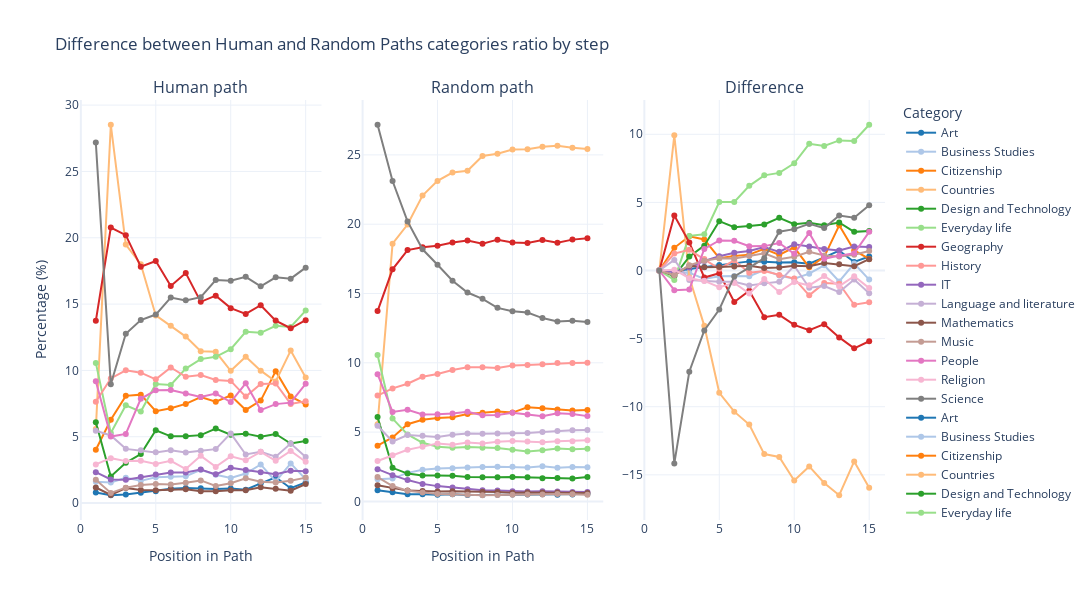

Notebook cell for this chart:
### Code cell
df_position["Difference"] = df_position["Normalized Frequency human"] - df_position["Normalized Frequency random"]
 # Extract and sort categories
categories = sorted(df_article["category"].unique())
palette_category = sn.color_palette("tab20", len(categories))

# Add black for the `<` category
categories.append("<")  # Add `<` to the category list
palette_category = [f"rgb({r*255},{g*255},{b*255})" for r, g, b in palette_category]
color_mapping = dict(zip(categories, palette_category))
color_mapping["<"] = "rgb(0,0,0)"  # Explicitly assign black to `<`

# Create subplots with separate y-axes
fig = make_subplots(
    rows=1, cols=3, subplot_titles=("Human path", "Random path", "Difference"),
    horizontal_spacing=0.05
)

unique_categories = sorted(df_position['Category'].unique())
for category in unique_categories:
    category_data = df_position[df_position['Category'] == category]
    fig.add_trace(
        go.Scatter(
            x=category_data['Position'], 
            y=category_data['Normalized Frequency random'],
            mode="lines+markers",
            name=category,
            line=dict(color=color_mapping.get(category, "rgb(0,0,0)"))  # Use black as default if not mapped
        ), row=1, col=2
    )

for category in unique_categories:
    category_data = df_position[df_position['Category'] == category]
    fig.add_trace(
        go.Scatter(
            x=category_data['Position'], 
            y=category_data['Normalized Frequency human'],
            mode="lines+markers",
            name=category,
            line=dict(color=color_mapping.get(category, "rgb(0,0,0)"))  # Use black as default if not mapped
        ), row=1, col=1
    )

# Add normalized line plot traces
for category in unique_categories:
    category_data_norm = df_position[df_position['Category'] == category]
    fig.add_trace(
        go.Scatter(
            x=category_data_norm['Position'], 
            y=category_data_norm['Difference'],
            mode="lines+markers",
            name=category,
            line=dict(color=color_mapping.get(category, "rgb(0,0,0)")),
            showlegend=False  # Show legend only on the first subplot
        ), row=1, col=3
    )
    
fig.update_layout(
    title="Difference between Human and Random Paths categories ratio by step",
    xaxis_title="Position in Path",
    yaxis=dict(title="Percentage (%)"),
    xaxis2_title="Position in Path",
    legend_title_text="Category",
    template="plotly_white",
    width=1200,
    height=600
)   

fig.show()

### Figure 1 — Plotly figure (JSON) as saved in the notebook; plotly's stock layout.template omitted (floating-point values rounded to 4 significant figures)
{"data": [{"line": {"color": "rgb(31.0,119.0,180.0)"}, "mode": "lines+markers", "name": "Art", "type": "scatter", "x": [1, 2, 3, 4, 5, 6, 7, 8, 9, 10, 11, 12, 13, 14, 15], "xaxis": "x2", "y": [0.801, 0.6694, 0.5205, 0.5191, 0.4875, 0.5165, 0.4611, 0.469, 0.4769, 0.4993, 0.5072, 0.5204, 0.4888, 0.4927, 0.5283], "yaxis": "y2"}, {"line": {"color": "rgb(174.0,199.0,232.0)"}, "mode": "lines+markers", "name": "Business Studies", "type": "scatter", "x": [1, 2, 3, 4, 5, 6, 7, 8, 9, 10, 11, 12, 13, 14, 15], "xaxis": "x2", "y": [1.598, 1.65, 2.062, 2.289, 2.366, 2.386, 2.444, 2.477, 2.51, 2.505, 2.454, 2.533, 2.433, 2.485, 2.466], "yaxis": "y2"}, {"line": {"color": "rgb(255.0,127.0,14.0)"}, "mode": "lines+markers", "name": "Citizenship", "type": "scatter", "x": [1, 2, 3, 4, 5, 6, 7, 8, 9, 10, 11, 12, 13, 14, 15], "xaxis": "x2", "y": [4.017, 4.617, 5.57, 5.896, 6.021, 6.076, 6.311, 6.402, 6.493, 6.41, 6.785, 6.724, 6.628, 6.566, 6.587], "yaxis": "y2"}, {"line": {"color": "rgb(255.0,187.0,120.0)"}, "mode": "lines+markers", "name": "Countries", "type": "scatter", "x": [1, 2, 3, 4, 5, 6, 7, 8, 9, 10, 11, 12, 13, 14, 15], "xaxis": "x2", "y": [5.575, 18.6, 19.98, 22.07, 23.13, 23.73, 23.86, 24.92, 25.08, 25.39, 25.41, 25.58, 25.67, 25.51, 25.43], "yaxis": "y2"}, {"line": {"color": "rgb(44.0,160.0,44.0)"}, "mode": "lines+markers", "name": "Design and Technology", "type": "scatter", "x": [1, 2, 3, 4, 5, 6, 7, 8, 9, 10, 11, 12, 13, 14, 15], "xaxis": "x2", "y": [6.094, 2.423, 2.009, 1.872, 1.871, 1.852, 1.759, 1.738, 1.744, 1.759, 1.735, 1.673, 1.682, 1.649, 1.769], "yaxis": "y2"}, {"line": {"color": "rgb(152.0,223.0,138.0)"}, "mode": "lines+markers", "name": "Everyday life", "type": "scatter", "x": [1, 2, 3, 4, 5, 6, 7, 8, 9, 10, 11, 12, 13, 14, 15], "xaxis": "x2", "y": [10.57, 5.975, 4.833, 4.232, 3.941, 3.866, 3.923, 3.87, 3.862, 3.732, 3.609, 3.694, 3.814, 3.763, 3.809], "yaxis": "y2"}, {"line": {"color": "rgb(214.0,39.0,40.0)"}, "mode": "lines+markers", "name": "Geography", "type": "scatter", "x": [1, 2, 3, 4, 5, 6, 7, 8, 9, 10, 11, 12, 13, 14, 15], "xaxis": "x2", "y": [13.73, 16.74, 18.13, 18.33, 18.45, 18.68, 18.82, 18.6, 18.89, 18.68, 18.64, 18.85, 18.67, 18.89, 18.98], "yaxis": "y2"}, {"line": {"color": "rgb(255.0,152.0,150.0)"}, "mode": "lines+markers", "name": "History", "type": "scatter", "x": [1, 2, 3, 4, 5, 6, 7, 8, 9, 10, 11, 12, 13, 14, 15], "xaxis": "x2", "y": [7.636, 8.153, 8.488, 8.989, 9.199, 9.479, 9.678, 9.68, 9.621, 9.801, 9.846, 9.897, 9.978, 9.989, 9.997], "yaxis": "y2"}, {"line": {"color": "rgb(148.0,103.0,189.0)"}, "mode": "lines+markers", "name": "IT", "type": "scatter", "x": [1, 2, 3, 4, 5, 6, 7, 8, 9, 10, 11, 12, 13, 14, 15], "xaxis": "x2", "y": [2.327, 1.893, 1.539, 1.265, 1.104, 1.004, 0.8774, 0.7984, 0.7945, 0.7325, 0.718, 0.7351, 0.7127, 0.6746, 0.6811], "yaxis": "y2"}, {"line": {"color": "rgb(197.0,176.0,213.0)"}, "mode": "lines+markers", "name": "Language and literature", "type": "scatter", "x": [1, 2, 3, 4, 5, 6, 7, 8, 9, 10, 11, 12, 13, 14, 15], "xaxis": "x2", "y": [5.457, 4.323, 4.786, 4.732, 4.651, 4.806, 4.904, 4.889, 4.893, 4.906, 4.933, 5.002, 5.083, 5.143, 5.149], "yaxis": "y2"}, {"line": {"color": "rgb(140.0,86.0,75.0)"}, "mode": "lines+markers", "name": "Mathematics", "type": "scatter", "x": [1, 2, 3, 4, 5, 6, 7, 8, 9, 10, 11, 12, 13, 14, 15], "xaxis": "x2", "y": [1.173, 0.9526, 0.78, 0.7484, 0.7102, 0.7365, 0.6917, 0.6943, 0.6785, 0.6219, 0.6482, 0.6416, 0.6363, 0.6166, 0.6047], "yaxis": "y2"}, {"line": {"color": "rgb(196.0,156.0,148.0)"}, "mode": "lines+markers", "name": "Music", "type": "scatter", "x": [1, 2, 3, 4, 5, 6, 7, 8, 9, 10, 11, 12, 13, 14, 15], "xaxis": "x2", "y": [1.757, 1.108, 0.7734, 0.639, 0.5376, 0.5138, 0.4743, 0.4453, 0.4572, 0.4875, 0.498, 0.5019, 0.5296, 0.5217, 0.4875], "yaxis": "y2"}, {"line": {"color": "rgb(227.0,119.0,194.0)"}, "mode": "lines+markers", "name": "People", "type": "scatter", "x": [1, 2, 3, 4, 5, 6, 7, 8, 9, 10, 11, 12, 13, 14, 15], "xaxis": "x2", "y": [9.176, 6.452, 6.605, 6.272, 6.292, 6.342, 6.471, 6.212, 6.235, 6.389, 6.266, 6.15, 6.367, 6.311, 6.154], "yaxis": "y2"}, {"line": {"color": "rgb(247.0,182.0,210.0)"}, "mode": "lines+markers", "name": "Religion", "type": "scatter", "x": [1, 2, 3, 4, 5, 6, 7, 8, 9, 10, 11, 12, 13, 14, 15], "xaxis": "x2", "y": [2.914, 3.328, 3.726, 3.953, 4.173, 4.096, 4.251, 4.184, 4.302, 4.361, 4.317, 4.267, 4.337, 4.348, 4.408], "yaxis": "y2"}, {"line": {"color": "rgb(127.0,127.0,127.0)"}, "mode": "lines+markers", "name": "Science", "type": "scatter", "x": [1, 2, 3, 4, 5, 6, 7, 8, 9, 10, 11, 12, 13, 14, 15], "xaxis": "x2", "y": [27.17, 23.12, 20.2, 18.19, 17.07, 15.92, 15.07, 14.62, 13.96, 13.72, 13.63, 13.23, 12.98, 13.04, 12.95], "yaxis": "y2"}, {"line": {"color": "rgb(31.0,119.0,180.0)"}, "mode": "lines+markers", "name": "Art", "type": "scatter", "x": [1, 2, 3, 4, 5, 6, 7, 8, 9, 10, 11, 12, 13, 14, 15], "xaxis": "x", "y": [0.801, 0.5889, 0.6385, 0.7711, 0.8866, 1.075, 1.131, 1.111, 1.058, 1.097, 1.003, 1.485, 1.943, 1.121, 1.559], "yaxis": "y"}, {"line": {"color": "rgb(174.0,199.0,232.0)"}, "mode": "lines+markers", "name": "Business Studies", "type": "scatter", "x": [1, 2, 3, 4, 5, 6, 7, 8, 9, 10, 11, 12, 13, 14, 15], "xaxis": "x", "y": [1.598, 1.543, 1.902, 1.675, 1.95, 1.98, 2.02, 2.512, 2.139, 1.895, 2.224, 2.911, 1.632, 2.991, 1.799], "yaxis": "y"}, {"line": {"color": "rgb(255.0,127.0,14.0)"}, "mode": "lines+markers", "name": "Citizenship", "type": "scatter", "x": [1, 2, 3, 4, 5, 6, 7, 8, 9, 10, 11, 12, 13, 14, 15], "xaxis": "x", "y": [4.017, 6.283, 8.082, 8.174, 6.925, 7.146, 7.476, 7.987, 7.64, 8.112, 7.021, 7.724, 9.946, 8.037, 7.434], "yaxis": "y"}, {"line": {"color": "rgb(255.0,187.0,120.0)"}, "mode": "lines+markers", "name": "Countries", "type": "scatter", "x": [1, 2, 3, 4, 5, 6, 7, 8, 9, 10, 11, 12, 13, 14, 15], "xaxis": "x", "y": [5.575, 28.52, 19.49, 18.0, 14.14, 13.37, 12.55, 11.45, 11.4, 9.973, 11.03, 9.982, 9.169, 11.5, 9.472], "yaxis": "y"}, {"line": {"color": "rgb(44.0,160.0,44.0)"}, "mode": "lines+markers", "name": "Design and Technology", "type": "scatter", "x": [1, 2, 3, 4, 5, 6, 7, 8, 9, 10, 11, 12, 13, 14, 15], "xaxis": "x", "y": [6.094, 2.01, 3.03, 3.696, 5.492, 5.029, 5.033, 5.121, 5.618, 5.153, 5.233, 4.991, 5.206, 4.486, 4.676], "yaxis": "y"}, {"line": {"color": "rgb(152.0,223.0,138.0)"}, "mode": "lines+markers", "name": "Everyday life", "type": "scatter", "x": [1, 2, 3, 4, 5, 6, 7, 8, 9, 10, 11, 12, 13, 14, 15], "xaxis": "x", "y": [10.57, 5.285, 7.375, 6.895, 8.973, 8.902, 10.14, 10.85, 11.02, 11.6, 12.91, 12.83, 13.36, 13.27, 14.51], "yaxis": "y"}, {"line": {"color": "rgb(214.0,39.0,40.0)"}, "mode": "lines+markers", "name": "Geography", "type": "scatter", "x": [1, 2, 3, 4, 5, 6, 7, 8, 9, 10, 11, 12, 13, 14, 15], "xaxis": "x", "y": [13.73, 20.77, 20.2, 17.82, 18.25, 16.36, 17.34, 15.17, 15.63, 14.69, 14.26, 14.91, 13.75, 13.18, 13.79], "yaxis": "y"}, {"line": {"color": "rgb(255.0,152.0,150.0)"}, "mode": "lines+markers", "name": "History", "type": "scatter", "x": [1, 2, 3, 4, 5, 6, 7, 8, 9, 10, 11, 12, 13, 14, 15], "xaxis": "x", "y": [7.636, 9.396, 10.0, 9.83, 9.33, 10.22, 9.517, 9.646, 9.285, 9.209, 8.024, 8.972, 9.013, 7.477, 7.674], "yaxis": "y"}, {"line": {"color": "rgb(148.0,103.0,189.0)"}, "mode": "lines+markers", "name": "IT", "type": "scatter", "x": [1, 2, 3, 4, 5, 6, 7, 8, 9, 10, 11, 12, 13, 14, 15], "xaxis": "x", "y": [2.327, 1.782, 1.766, 1.961, 2.155, 2.3, 2.305, 2.528, 2.163, 2.66, 2.486, 2.317, 2.176, 2.43, 2.398], "yaxis": "y"}, {"line": {"color": "rgb(197.0,176.0,213.0)"}, "mode": "lines+markers", "name": "Language and literature", "type": "scatter", "x": [1, 2, 3, 4, 5, 6, 7, 8, 9, 10, 11, 12, 13, 14, 15], "xaxis": "x", "y": [5.457, 5.096, 4.085, 3.98, 3.822, 3.981, 3.807, 3.945, 4.067, 5.253, 3.663, 3.862, 3.497, 4.486, 3.477], "yaxis": "y"}, {"line": {"color": "rgb(140.0,86.0,75.0)"}, "mode": "lines+markers", "name": "Mathematics", "type": "scatter", "x": [1, 2, 3, 4, 5, 6, 7, 8, 9, 10, 11, 12, 13, 14, 15], "xaxis": "x", "y": [1.173, 0.6073, 1.135, 0.991, 0.9728, 1.034, 1.047, 0.8857, 0.8933, 0.9641, 0.9594, 1.188, 1.088, 0.9346, 1.439], "yaxis": "y"}, {"line": {"color": "rgb(196.0,156.0,148.0)"}, "mode": "lines+markers", "name": "Music", "type": "scatter", "x": [1, 2, 3, 4, 5, 6, 7, 8, 9, 10, 11, 12, 13, 14, 15], "xaxis": "x", "y": [1.757, 0.7664, 1.159, 1.357, 1.437, 1.402, 1.533, 1.707, 1.293, 1.496, 1.875, 1.604, 1.554, 1.682, 1.918], "yaxis": "y"}, {"line": {"color": "rgb(227.0,119.0,194.0)"}, "mode": "lines+markers", "name": "People", "type": "scatter", "x": [1, 2, 3, 4, 5, 6, 7, 8, 9, 10, 11, 12, 13, 14, 15], "xaxis": "x", "y": [9.176, 5.01, 5.211, 7.859, 8.501, 8.527, 8.258, 8.003, 8.251, 7.613, 9.027, 7.011, 7.459, 7.57, 8.993], "yaxis": "y"}, {"line": {"color": "rgb(247.0,182.0,210.0)"}, "mode": "lines+markers", "name": "Religion", "type": "scatter", "x": [1, 2, 3, 4, 5, 6, 7, 8, 9, 10, 11, 12, 13, 14, 15], "xaxis": "x", "y": [2.914, 3.385, 3.163, 3.19, 2.951, 3.185, 2.559, 3.559, 2.727, 3.524, 3.227, 3.862, 3.186, 3.925, 3.118], "yaxis": "y"}, {"line": {"color": "rgb(127.0,127.0,127.0)"}, "mode": "lines+markers", "name": "Science", "type": "scatter", "x": [1, 2, 3, 4, 5, 6, 7, 8, 9, 10, 11, 12, 13, 14, 15], "xaxis": "x", "y": [27.17, 8.955, 12.77, 13.79, 14.21, 15.49, 15.28, 15.52, 16.81, 16.76, 17.05, 16.34, 17.02, 16.92, 17.75], "yaxis": "y"}, {"line": {"color": "rgb(31.0,119.0,180.0)"}, "mode": "lines+markers", "name": "Art", "showlegend": false, "type": "scatter", "x": [1, 2, 3, 4, 5, 6, 7, 8, 9, 10, 11, 12, 13, 14, 15], "xaxis": "x3", "y": [0, -0.08041, 0.118, 0.2519, 0.3991, 0.5588, 0.6703, 0.6421, 0.5809, 0.5977, 0.4958, 0.965, 1.454, 0.6288, 1.03], "yaxis": "y3"}, {"line": {"color": "rgb(174.0,199.0,232.0)"}, "mode": "lines+markers", "name": "Business Studies", "showlegend": false, "type": "scatter", "x": [1, 2, 3, 4, 5, 6, 7, 8, 9, 10, 11, 12, 13, 14, 15], "xaxis": "x3", "y": [0, -0.1062, -0.1596, -0.6141, -0.4166, -0.4056, -0.4242, 0.03517, -0.3707, -0.6096, -0.2303, 0.378, -0.8016, 0.5059, -0.6678], "yaxis": "y3"}, {"line": {"color": "rgb(255.0,127.0,14.0)"}, "mode": "lines+markers", "name": "Citizenship", "showlegend": false, "type": "scatter", "x": [1, 2, 3, 4, 5, 6, 7, 8, 9, 10, 11, 12, 13, 14, 15], "xaxis": "x3", "y": [0, 1.666, 2.513, 2.278, 0.9033, 1.069, 1.165, 1.585, 1.147, 1.702, 0.2363, 1.0, 3.318, 1.471, 0.8466], "yaxis": "y3"}, {"line": {"color": "rgb(255.0,187.0,120.0)"}, "mode": "lines+markers", "name": "Countries", "showlegend": false, "type": "scatter", "x": [1, 2, 3, 4, 5, 6, 7, 8, 9, 10, 11, 12, 13, 14, 15], "xaxis": "x3", "y": [0, 9.922, -0.4888, -4.064, -8.98, -10.36, -11.31, -13.48, -13.68, -15.42, -14.38, -15.6, -16.5, -14.02, -15.95], "yaxis": "y3"}, {"line": {"color": "rgb(44.0,160.0,44.0)"}, "mode": "lines+markers", "name": "Design and Technology", "showlegend": false, "type": "scatter", "x": [1, 2, 3, 4, 5, 6, 7, 8, 9, 10, 11, 12, 13, 14, 15], "xaxis": "x3", "y": [0, -0.4131, 1.021, 1.824, 3.621, 3.177, 3.274, 3.383, 3.874, 3.394, 3.498, 3.318, 3.524, 2.836, 2.907], "yaxis": "y3"}, {"line": {"color": "rgb(152.0,223.0,138.0)"}, "mode": "lines+markers", "name": "Everyday life", "showlegend": false, "type": "scatter", "x": [1, 2, 3, 4, 5, 6, 7, 8, 9, 10, 11, 12, 13, 14, 15], "xaxis": "x3", "y": [0, -0.6902, 2.542, 2.662, 5.032, 5.036, 6.217, 6.984, 7.163, 7.87, 9.3, 9.14, 9.55, 9.508, 10.7], "yaxis": "y3"}, {"line": {"color": "rgb(214.0,39.0,40.0)"}, "mode": "lines+markers", "name": "Geography", "showlegend": false, "type": "scatter", "x": [1, 2, 3, 4, 5, 6, 7, 8, 9, 10, 11, 12, 13, 14, 15], "xaxis": "x3", "y": [0, 4.032, 2.065, -0.5126, -0.1979, -2.317, -1.48, -3.429, -3.253, -3.991, -4.379, -3.939, -4.913, -5.71, -5.195], "yaxis": "y3"}, {"line": {"color": "rgb(255.0,152.0,150.0)"}, "mode": "lines+markers", "name": "History", "showlegend": false, "type": "scatter", "x": [1, 2, 3, 4, 5, 6, 7, 8, 9, 10, 11, 12, 13, 14, 15], "xaxis": "x3", "y": [0, 1.242, 1.515, 0.8417, 0.1307, 0.7424, -0.1614, -0.03398, -0.3352, -0.5921, -1.821, -0.9246, -0.9651, -2.513, -2.323], "yaxis": "y3"}, {"line": {"color": "rgb(148.0,103.0,189.0)"}, "mode": "lines+markers", "name": "IT", "showlegend": false, "type": "scatter", "x": [1, 2, 3, 4, 5, 6, 7, 8, 9, 10, 11, 12, 13, 14, 15], "xaxis": "x3", "y": [0, -0.1113, 0.2272, 0.6959, 1.051, 1.296, 1.428, 1.73, 1.368, 1.927, 1.768, 1.582, 1.463, 1.755, 1.717], "yaxis": "y3"}, {"line": {"color": "rgb(197.0,176.0,213.0)"}, "mode": "lines+markers", "name": "Language and literature", "showlegend": false, "type": "scatter", "x": [1, 2, 3, 4, 5, 6, 7, 8, 9, 10, 11, 12, 13, 14, 15], "xaxis": "x3", "y": [0, 0.7724, -0.7006, -0.7517, -0.8296, -0.825, -1.097, -0.944, -0.8265, 0.3463, -1.269, -1.14, -1.586, -0.6575, -1.672], "yaxis": "y3"}, {"line": {"color": "rgb(140.0,86.0,75.0)"}, "mode": "lines+markers", "name": "Mathematics", "showlegend": false, "type": "scatter", "x": [1, 2, 3, 4, 5, 6, 7, 8, 9, 10, 11, 12, 13, 14, 15], "xaxis": "x3", "y": [0, -0.3453, 0.3551, 0.2426, 0.2626, 0.298, 0.3552, 0.1913, 0.2148, 0.3422, 0.3112, 0.5468, 0.4515, 0.318, 0.8341], "yaxis": "y3"}, {"line": {"color": "rgb(196.0,156.0,148.0)"}, "mode": "lines+markers", "name": "Music", "showlegend": false, "type": "scatter", "x": [1, 2, 3, 4, 5, 6, 7, 8, 9, 10, 11, 12, 13, 14, 15], "xaxis": "x3", "y": [0, -0.3417, 0.386, 0.7176, 0.8991, 0.8881, 1.059, 1.262, 0.8357, 1.009, 1.377, 1.102, 1.024, 1.161, 1.431], "yaxis": "y3"}, {"line": {"color": "rgb(227.0,119.0,194.0)"}, "mode": "lines+markers", "name": "People", "showlegend": false, "type": "scatter", "x": [1, 2, 3, 4, 5, 6, 7, 8, 9, 10, 11, 12, 13, 14, 15], "xaxis": "x3", "y": [0, -1.443, -1.394, 1.587, 2.209, 2.185, 1.787, 1.791, 2.017, 1.224, 2.762, 0.8614, 1.092, 1.259, 2.839], "yaxis": "y3"}, {"line": {"color": "rgb(247.0,182.0,210.0)"}, "mode": "lines+markers", "name": "Religion", "showlegend": false, "type": "scatter", "x": [1, 2, 3, 4, 5, 6, 7, 8, 9, 10, 11, 12, 13, 14, 15], "xaxis": "x3", "y": [0, 0.05697, -0.5636, -0.7626, -1.221, -0.9112, -1.693, -0.6256, -1.575, -0.837, -1.09, -0.4051, -1.151, -0.4225, -1.291], "yaxis": "y3"}, {"line": {"color": "rgb(127.0,127.0,127.0)"}, "mode": "lines+markers", "name": "Science", "showlegend": false, "type": "scatter", "x": [1, 2, 3, 4, 5, 6, 7, 8, 9, 10, 11, 12, 13, 14, 15], "xaxis": "x3", "y": [0, -14.16, -7.434, -4.397, -2.863, -0.4314, 0.2078, 0.9043, 2.843, 3.036, 3.422, 3.113, 4.038, 3.875, 4.798], "yaxis": "y3"}], "layout": {"annotations": [{"font": {"size": 16}, "showarrow": false, "text": "Human path", "x": 0.15, "xanchor": "center", "xref": "paper", "y": 1, "yanchor": "bottom", "yref": "paper"}, {"font": {"size": 16}, "showarrow": false, "text": "Random path", "x": 0.5, "xanchor": "center", "xref": "paper", "y": 1, "yanchor": "bottom", "yref": "paper"}, {"font": {"size": 16}, "showarrow": false, "text": "Difference", "x": 0.85, "xanchor": "center", "xref": "paper", "y": 1, "yanchor": "bottom", "yref": "paper"}], "height": 600, "legend": {"title": {"text": "Category"}}, "title": {"text": "Difference between Human and Random Paths categories ratio by step"}, "width": 1200, "xaxis": {"anchor": "y", "domain": [0, 0.3], "title": {"text": "Position in Path"}}, "xaxis2": {"anchor": "y2", "domain": [0.35, 0.65], "title": {"text": "Position in Path"}}, "xaxis3": {"anchor": "y3", "domain": [0.7, 1]}, "yaxis": {"anchor": "x", "domain": [0, 1], "title": {"text": "Percentage (%)"}}, "yaxis2": {"anchor": "x2", "domain": [0, 1]}, "yaxis3": {"anchor": "x3", "domain": [0, 1]}}}
